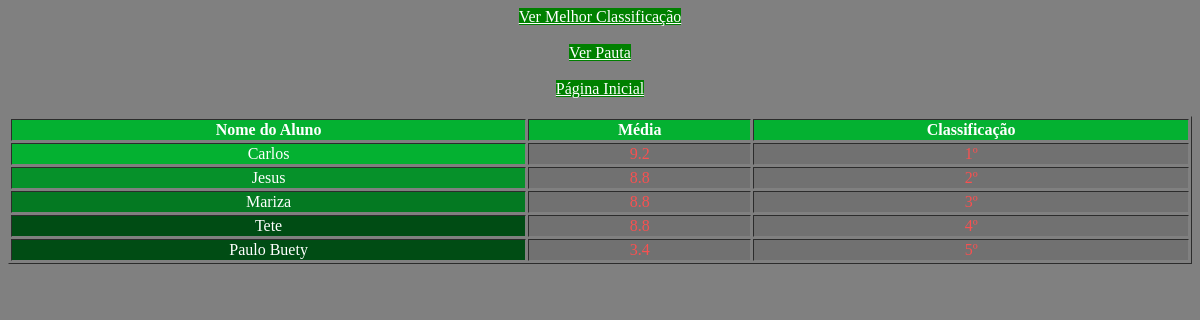
The app's page /Inicio/Reprovados.php with its own data.
### tables this page shows
CREATE TABLE `media` (
  `idMedia` int(11) NOT NULL,
  `nomeAluno` varchar(50) DEFAULT NULL,
  `mediaAluno` varchar(50) DEFAULT NULL
);

### Inicio/Reprovados.php (the view, shortened to what this page needs)
<!DOCTYPE html>
<html lang="pt-br">
<head>
</head>
<body>
	<center>
	<a href="Vermelhor.php" style="background: green; color: white;">Ver Melhor Classificação</a>
	</center> <br>
	<center>
	<a href="Verpauta.php" style="background: green; color: white;">Ver Pauta </a>
	</center> <br>
	<center>
	<a  href="Página Inicial.php" style="background: green; color: white;">
	Página Inicial
	</a>
	</center><br>
		<?php
		$con = getConexao();
		$sql = "select * from media where  mediaAluno <= 9.4 order by mediaAluno desc";
		$stmt = $con->prepare($sql);
		$stmt->execute();
		$result = $stmt->fetchAll();
		$cont = 0;
		?>
		<table border="1" align="center">
				<tr id="cab">
				<th> Nome do Aluno </th>
				<th> Média </th>
				<th> Classificação </th>
				</tr>
	<?php	foreach ($result as $value) { ?>
		<tr>
		<?php $cont = $cont + 1;
		if ($cont == 1) {?>
			<td id="posinota"> <?php echo  $value["nomeAluno"]?> </td>
			<td id="neganota"> <?php echo number_format($value["mediaAluno"], 1) ?> </td>
			<td id="neganota"> <?php echo $cont."º"; ?></td>
	<?php	} elseif ($cont == 2) {?>
			<td id="posinota2"> <?php echo $value["nomeAluno"]?> </td>
			<td id="neganota"> <?php echo number_format($value["mediaAluno"], 1)?> </td>
			<td id="neganota"> <?php echo $cont."º"; ?></td>
<?php	} elseif ($cont == 3) {?>
	<td id="posinota3"> <?php echo $value["nomeAluno"]?> </td>
			<td id="neganota"> <?php echo number_format($value["mediaAluno"], 1)?> </td>
			<td id="neganota"> <?php echo $cont."º"; ?></td>
<?php	} elseif ($cont == 4) {?>
			<td id="posinota4"> <?php echo $value["nomeAluno"]?> </td>
			<td id="neganota"> <?php echo number_format($value["mediaAluno"], 1)?> </td>
			<td id="neganota"> <?php echo $cont."º"; ?></td>
<?php	} else {?>
			<td id="posinota4"> <?php echo $value["nomeAluno"]?> </td>
			<td id="neganota"> <?php echo number_format($value["mediaAluno"], 1)?> </td>
			<td id="neganota"> <?php echo $cont."º"; ?></td>
<?php	}
		?>
		</tr>
	<?php
		}?>
</body>
</html>

### Inicio/Reprovados.php (style rules this page uses)
table { width: 100%; text-align: center; }
body { color: white; background: gray; }
th { background: #04b131; }
td { background: #717171; }
#posinota { background: #04b131; color: white; }
#posinota2 { background: #06912a; color: white; }
#posinota3 { background: #047922; color: white; }
#posinota4 { background: #004c14; color: white; }
#neganota { background: #717171; color: #f85151; }

### records on screen
media: nomeAluno "Carlos"
media: nomeAluno "Jesus"
media: nomeAluno "Mariza"
media: nomeAluno "Tete"
media: nomeAluno "Paulo Buety"
